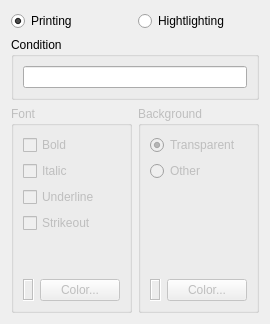
         <widget class="QWidget" name="tab_2">
          <attribute name="title">
           <string>Condtion</string>
          </attribute>
          <layout class="QVBoxLayout" name="verticalLayout_9">
           <item>
            <layout class="QHBoxLayout" name="horizontalLayout_6">
             <item>
              <widget class="QRadioButton" name="rdPrinting">
               <property name="text">
                <string>Printing</string>
               </property>
               <property name="checked">
                <bool>true</bool>
               </property>
               <attribute name="buttonGroup">
                <string notr="true">buttonGroup</string>
               </attribute>
              </widget>
             </item>
             <item>
              <widget class="QRadioButton" name="rdHighlighting">
               <property name="text">
                <string>Hightlighting</string>
               </property>
               <attribute name="buttonGroup">
                <string notr="true">buttonGroup</string>
               </attribute>
              </widget>
             </item>
            </layout>
           </item>
           <item>
            <widget class="QGroupBox" name="grpCondition">
             <property name="title">
              <string>Condition</string>
             </property>
             <layout class="QVBoxLayout" name="verticalLayout_6">
              <item>
               <widget class="QLineEdit" name="edtCondition"/>
              </item>
             </layout>
            </widget>
           </item>
           <item>
            <layout class="QHBoxLayout" name="horizontalLayout_7">
             <item>
              <widget class="QGroupBox" name="grpFont">
               <property name="enabled">
                <bool>false</bool>
               </property>
               <property name="title">
                <string>Font</string>
               </property>
               <layout class="QVBoxLayout" name="verticalLayout_7">
                <item>
                 <widget class="QCheckBox" name="chkBold">
                  <property name="text">
                   <string>Bold</string>
                  </property>
                 </widget>
                </item>
                <item>
                 <widget class="QCheckBox" name="chkItalic">
                  <property name="text">
                   <string>Italic</string>
                  </property>
                 </widget>
                </item>
                <item>
                 <widget class="QCheckBox" name="chkUnderline">
                  <property name="text">
                   <string>Underline</string>
                  </property>
                 </widget>
                </item>
                <item>
                 <widget class="QCheckBox" name="chkStrikeout">
                  <property name="text">
                   <string>Strikeout</string>
                  </property>
                 </widget>
                </item>
                <item>
                 <spacer name="verticalSpacer">
                  <property name="orientation">
                   <enum>Qt::Vertical</enum>
                  </property>
                  <property name="sizeHint" stdset="0">
                   <size>
                    <width>20</width>
                    <height>40</height>
                   </size>
                  </property>
                 </spacer>
                </item>
                <item>
                 <layout class="QHBoxLayout" name="horizontalLayout_4">
                  <item>
                   <widget class="QLabel" name="lblColorF">
                    <property name="frameShape">
                     <enum>QFrame::Box</enum>
                    </property>
                    <property name="frameShadow">
                     <enum>QFrame::Sunken</enum>
                    </property>
                    <property name="text">
                     <string/>
                    </property>
                   </widget>
                  </item>
                  <item>
                   <widget class="QPushButton" name="btnColorF">
                    <property name="text">
                     <string>Color...</string>
                    </property>
                   </widget>
                  </item>
                 </layout>
                </item>
               </layout>
              </widget>
             </item>
             <item>
              <widget class="QGroupBox" name="grpBackground">
               <property name="enabled">
                <bool>false</bool>
               </property>
               <property name="title">
                <string>Background</string>
               </property>
               <layout class="QVBoxLayout" name="verticalLayout_8">
                <item>
                 <widget class="QRadioButton" name="rdTransparent">
                  <property name="text">
                   <string>Transparent</string>
                  </property>
                  <property name="checked">
                   <bool>true</bool>
                  </property>
                 </widget>
                </item>
                <item>
                 <widget class="QRadioButton" name="rdOther">
                  <property name="text">
                   <string>Other</string>
                  </property>
                 </widget>
                </item>
                <item>
                 <spacer name="verticalSpacer_2">
                  <property name="orientation">
                   <enum>Qt::Vertical</enum>
                  </property>
                  <property name="sizeHint" stdset="0">
                   <size>
                    <width>20</width>
                    <height>40</height>
                   </size>
                  </property>
                 </spacer>
                </item>
                <item>
                 <layout class="QHBoxLayout" name="horizontalLayout_5">
                  <item>
                   <widget class="QLabel" name="lblColorB">
                    <property name="frameShape">
                     <enum>QFrame::Box</enum>
                    </property>
                    <property name="frameShadow">
                     <enum>QFrame::Sunken</enum>
                    </property>
                    <property name="text">
                     <string/>
                    </property>
                   </widget>
                  </item>
                  <item>
                   <widget class="QPushButton" name="btnColorB">
                    <property name="text">
                     <string>Color...</string>
                    </property>
                   </widget>
                  </item>
                 </layout>
                </item>
               </layout>
              </widget>
             </item>
            </layout>
           </item>
          </layout>
         </widget>
